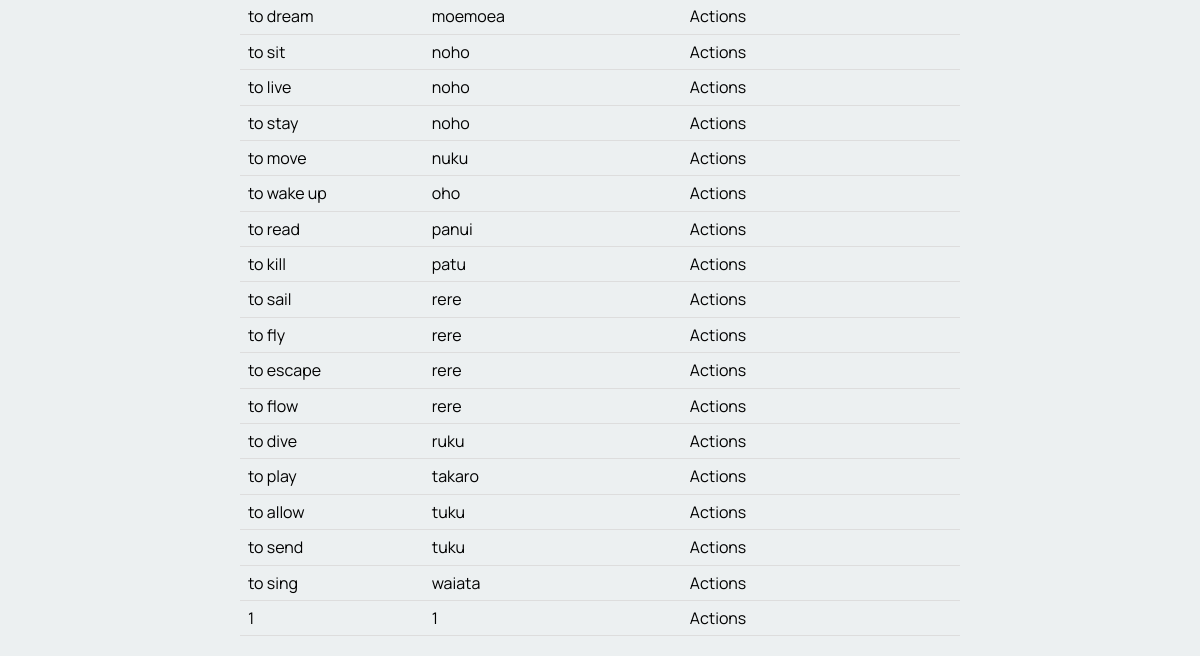
The app's page /sort_by_category/1 (lower part), older data.
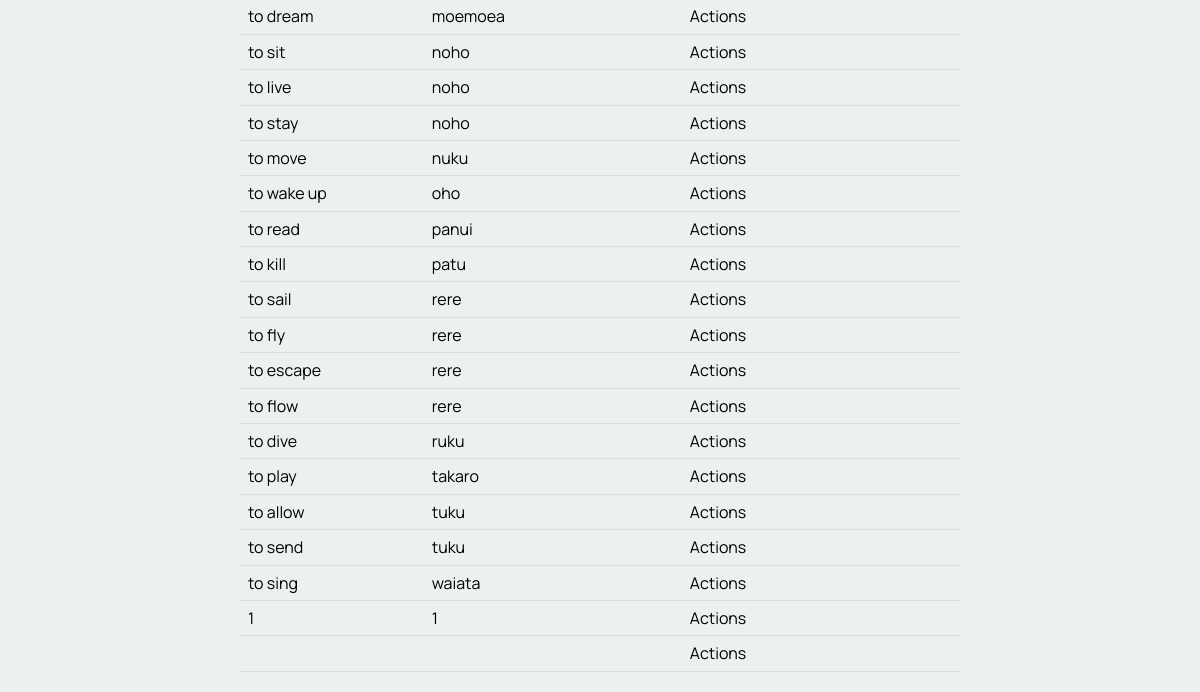
The same page, newer data.
### tables this page shows
CREATE TABLE "table_word"
(
    word_id      integer not null
        primary key autoincrement,
    english_word varchar(100),
    te_reo_word  varchar(100),
    description  varchar(100),
    category     varchar(100),
    levels       varchar(100),
    user_fk      integer
        constraint table_word_table_account_id_fk
            references users_table,
    cat_fk       integer
        constraint table_word_category_table_cat_id_fk
            references category_table
, word_date varchar(100));

CREATE TABLE "category_table"
(
    cat_id        integer not null
        primary key autoincrement,
    category_name varchar
);

### app.py (the view)
@app.route('/sort_by_category/<cat_id>', methods=['POST', 'GET'])
def render_sort_by_category_page(cat_id):
    if is_logged_in_teacher():
        print("Teacher if logged in!")
    con = create_connection(DATABASE)
    query = "SELECT cat_id, category_name FROM category_table"
    cur = con.cursor()
    cur.execute(query)
    category_list = cur.fetchall()
    cur = con.cursor()
    query = """SELECT word_id, english_word, te_reo_word, category_name FROM table_word INNER JOIN category_table ON table_word.cat_fk = cat_id WHERE cat_id = ?"""
    cur.execute(query, (cat_id,))
    word = cur.fetchall()
    con.close()
    return render_template('sort_by_category.html', logged_in=is_logged_in(), words=word,teacher_log=is_logged_in_teacher(), categories=category_list)

### app.py (called while the page is built)
def create_connection(db_file): #connects to the database
    try:
        connection = sqlite3.connect(db_file)
        return connection
    except Error as e:
        print(e)   #prints the error message
    return None

def is_logged_in():    #checks if the user has logged in
    if session.get("email") is None:
        print("not logged in ")
        return False
    else:
        print("logged in!")
        return True

def is_logged_in_teacher():
        email = session.get("email")
        con = create_connection(DATABASE)
        cur = con.cursor()
        query = """SELECT is_teacher FROM users_table WHERE email = ?"""
        cur.execute(query, (email, ))
        teacher = cur.fetchall()
        con.close()
        print("yooo", teacher)
        if ('yes',) in teacher:
            print("teacher logged in!")
            con = create_connection(DATABASE)
            query = "SELECT users_id FROM users_table"
            cur = con.cursor()
            cur.execute(query)
            test = cur.fetchall()
            print(test)
            return True
        else:
            return False

### templates/sort_by_category.html (shortened to what this page needs)
{% extends 'base.html' %}
{% block main %}
    <table>
        <tbody>
            {% for word in words %}
                <tr>
                    <td><a href="/word_info/{{ word[0] }}">{{ word[1] }}</a></td>
                    <td>{{ word[2] }}</td>
                    <td>{{ word[3] }}</td>
                    <td>{{ word[4] }}</td>
                </tr>
            {% endfor %}
        </tbody>
    </table>
{% endblock %}

### templates/base.html (shortened to what this page needs)
<!DOCTYPE html>
<html>
<head>
    <link rel="stylesheet" href="https://cdnjs.cloudflare.com/ajax/libs/normalize/8.0.1/normalize.css"/>
    <link href="{{ url_for('static', filename='style.css') }}" rel="stylesheet">
</head>
<body>
<div class="container">
    <main>
        {% block main %}
        {% endblock %}
    </main>
</div>
</body>
</html>

### static/style.css (style rules this page uses)
* { font-family: 'Manrope', sans-serif; padding: 0; margin: 0; box-sizing: border-box; }
body { background-color: rgba(236, 240, 241, 1.0); }
.container { width: 60vw; margin: auto; }
.container::after { content: ""; clear: both; display: table; }
table { width: 100%; border-collapse: collapse; margin-bottom: 20px; }

Row changes from the older to the newer data that the page shows:
added table_word: category_name "Actions"
